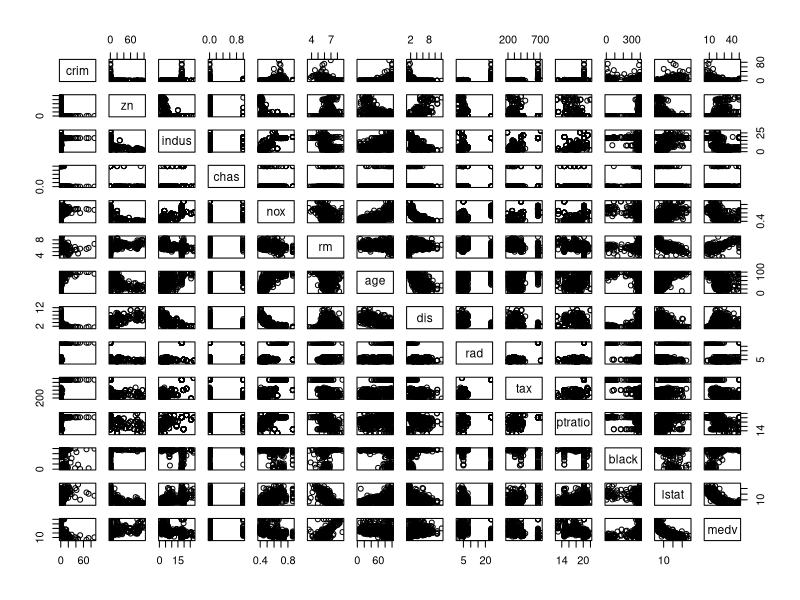
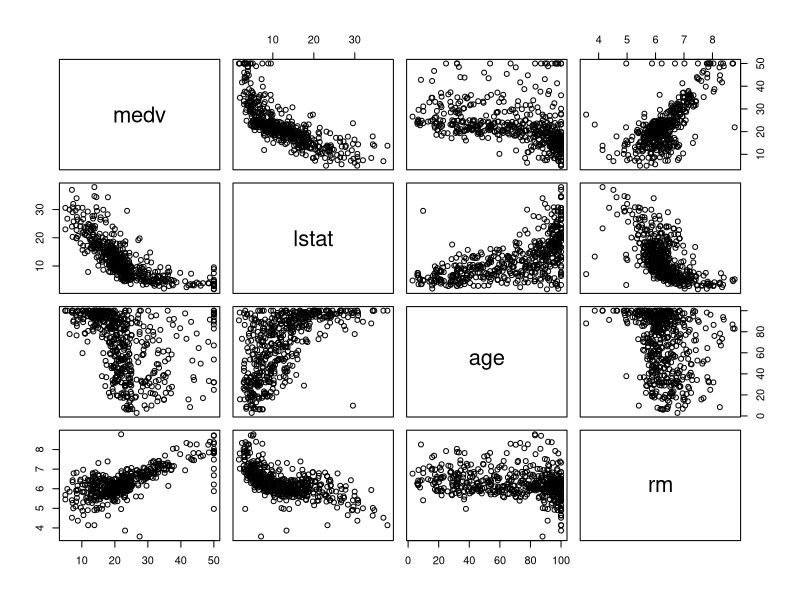

Source code (R) for these figures, in order:
# C??i ?????t v?? load th?? vi???n MASS, c?? ch???a b??? d??? li???u Boston c???n nghi??n c???u
# install.packages("MASS")
library("MASS")

# T???ng quan v??? b??? d??? li???u Boston: 
?Boston
str(Boston)

# L???nh pairs ????? v??? bi???u ????? ph??n t??n gi???a c??c bi???n
Boston_data = Boston
pairs(Boston_data)
pairs(~medv+lstat+age+rm, data= Boston_data)

#Ma tr???n t????ng quan gi???a c??c bi???n medv, lstat, age, rm
cor(Boston_data[,c("medv", "lstat","age","rm")])


# Th???c hi???n chia b??? d??? li???u th??nh 2 ph???n:2/3 so quan s??t ????? x??y d???ng m?? h??nh,
# 1/3 so quan s??t ????? ki???m ?????nh s??? d???ng library caTools
library("caTools")
Boston_data["ID"] = c(1:506)
set.seed(123)
split = sample.split(Boston_data$ID, SplitRatio = 2/3)

mauXayDung = subset(Boston_data, split==TRUE)
mauKiemDinh = subset(Boston_data, split==FALSE)

#####################
# X??y d???ng m?? h??nh 1: S??? d???ng c??c bi???n lstat(% d??n c?? c?? ?????a v??? th???p),age(tu???i
# nha trung binh), rm( s??? ph??ng trung b??nh) 
# ????? d??? b??o gi?? tr??? nh??
#####################
mauXayDung
moHinh1 = lm(medv~ lstat+age+rm, data = mauXayDung)
moHinh1
summary(moHinh1)

# ?? ngh??a c???a B???ng s??? summary:
#  C???t Estimate: H??? s??? beta c???a m?? h??nh h???i quy

# C???t Std. Error: ????? l???ch chu???n c???a ?????c l?????ng h??? s??? beta t????ng ???ng

# C???t t-value = Estimate/Std.Error: L?? gi?? tr??? t trong ki???m ?????nh gi??? thuy???t
# v???i H0: beta = 0, H1: beta <> 0, n???u gi?? tr??? t c?? tr??? tuy???t ?????i
# l???n h??n gi?? tr??? t???i h???n, gi??? thuy???t H0 b??? b??c b???, th??? hi???n h??? s??? beta c?? ?? ngh??a th???ng k??

# C???t Pr(>|t|): Gi?? tr??? p-value trong ki???m ?????nh gi??? thuy???t H0: beta = 0, H1: beta <>0 

# D??? b??o gi?? tr??? c???a medv trong b??? m???u x??y d???ng, s??? d???ng h??m predict
duBao_xayDung = predict(moHinh1, mauXayDung)

# T???ng ph???n d?? b??nh ph????ng (RSS) c???a b??? m???u x??y d???ng
RSS_xayDung = sum((duBao_xayDung - mauXayDung$medv)^2)

# T???ng ph???n d?? b??nh ph????ng (RSS) c???a m?? h??nh c?? s???
TSS_xayDung = sum((mean(mauXayDung$medv) - mauXayDung$medv)^2)

# Gi?? tr??? R-square(R2) c???a m?? h??nh tr??n m???u x??y d???ng
R2_xayDung = 1 - (RSS_xayDung/TSS_xayDung)

# Th???c hi???n t????ng t??? ????? t??nh R2 cho m???u ki???m ?????nh, ch?? ?? l?? khi t??nh TSS cho m???u ki???m ?????nh
# s??? d???ng trung b??nh c???a bi???n medv cho m???u x??y d???ng (nh???m kh??ng s??? d???ng th??ng tin tr??n b??? m???u k??)

duBao_kiemDinh = predict(moHinh1, mauKiemDinh)
RSS_kiemDinh = sum((duBao_kiemDinh - mauKiemDinh$medv)^2)
TSS_kiemDinh = sum((mean(mauXayDung$medv) - mauKiemDinh$medv)^2)
R2_kiemDinh = 1 - (RSS_kiemDinh/TSS_kiemDinh)


#####################
# X??y d???ng m?? h??nh 2: S??? d???ng t???t c??? c??c bi???n trong qu?? tr??nh d??? b??o
#####################

moHinh2 = lm(medv~ ., data = mauXayDung)
moHinh2
summary(moHinh2)

# D??? b??o v?? t??nh R2 cho m???u x??y d???ng
duBao_xayDung = predict(moHinh2, mauXayDung)
RSS_xayDung = sum((duBao_xayDung - mauXayDung$medv)^2)
TSS_xayDung = sum((mean(mauXayDung$medv) - mauXayDung$medv)^2)
R2_xayDung = 1 - (RSS_xayDung/TSS_xayDung)

# D??? b??o v?? t??nh R2 cho m???u ki???m ?????nh
duBao_kiemDinh = predict(moHinh2, mauKiemDinh)
RSS_kiemDinh = sum((duBao_kiemDinh - mauKiemDinh$medv)^2)
TSS_kiemDinh = sum((mean(mauXayDung$medv) - mauKiemDinh$medv)^2)
R2_kiemDinh = 1 - (RSS_kiemDinh/TSS_kiemDinh)
